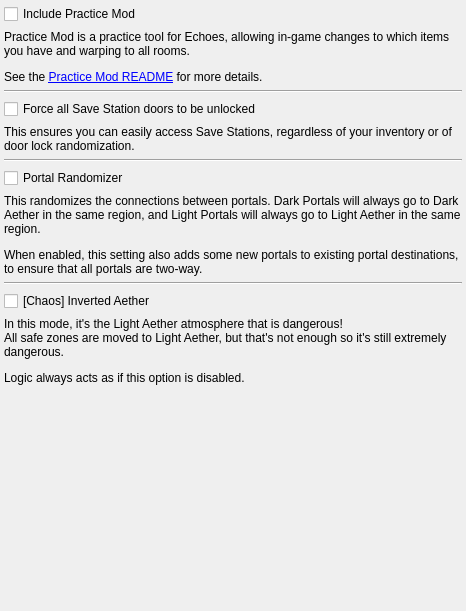
<?xml version="1.0" encoding="UTF-8"?>
<ui version="4.0">
 <class>PresetEchoesOPRPatches</class>
 <widget class="QMainWindow" name="PresetEchoesOPRPatches">
  <property name="geometry">
   <rect>
    <x>0</x>
    <y>0</y>
    <width>466</width>
    <height>611</height>
   </rect>
  </property>
  <property name="windowTitle">
   <string>Other</string>
  </property>
  <widget class="QWidget" name="centralWidget">
   <property name="maximumSize">
    <size>
     <width>16777215</width>
     <height>16777215</height>
    </size>
   </property>
   <layout class="QVBoxLayout" name="verticalLayout">
    <property name="leftMargin">
     <number>4</number>
    </property>
    <property name="topMargin">
     <number>4</number>
    </property>
    <property name="rightMargin">
     <number>4</number>
    </property>
    <property name="bottomMargin">
     <number>4</number>
    </property>
    <item>
     <widget class="QCheckBox" name="include_practice_mod_check">
      <property name="enabled">
       <bool>true</bool>
      </property>
      <property name="text">
       <string>Include Practice Mod</string>
      </property>
     </widget>
    </item>
    <item>
     <widget class="QLabel" name="include_practice_mod_label">
      <property name="sizePolicy">
       <sizepolicy hsizetype="Preferred" vsizetype="Fixed">
        <horstretch>0</horstretch>
        <verstretch>0</verstretch>
       </sizepolicy>
      </property>
      <property name="maximumSize">
       <size>
        <width>16777215</width>
        <height>60</height>
       </size>
      </property>
      <property name="text">
       <string>&lt;html&gt;&lt;head/&gt;&lt;body&gt;&lt;p&gt;Practice Mod is a practice tool for Echoes, allowing in-game changes to which items you have and warping to all rooms.&lt;/p&gt;&lt;p&gt;See the &lt;a href=&quot;https://github.com/MetroidPrimeModding/prime2-practice-mod/blob/main/README.md&quot;&gt;&lt;span style=&quot; text-decoration: underline; color:#0000ff;&quot;&gt;Practice Mod README&lt;/span&gt;&lt;/a&gt; for more details.&lt;/p&gt;&lt;/body&gt;&lt;/html&gt;</string>
      </property>
      <property name="alignment">
       <set>Qt::AlignmentFlag::AlignLeading|Qt::AlignmentFlag::AlignLeft|Qt::AlignmentFlag::AlignTop</set>
      </property>
      <property name="wordWrap">
       <bool>true</bool>
      </property>
      <property name="openExternalLinks">
       <bool>true</bool>
      </property>
     </widget>
    </item>
    <item>
     <widget class="Line" name="save_doors_line">
      <property name="orientation">
       <enum>Qt::Orientation::Horizontal</enum>
      </property>
     </widget>
    </item>
    <item>
     <widget class="QCheckBox" name="save_doors_check">
      <property name="text">
       <string>Force all Save Station doors to be unlocked</string>
      </property>
     </widget>
    </item>
    <item>
     <widget class="QLabel" name="save_doors_label">
      <property name="text">
       <string>This ensures you can easily access Save Stations, regardless of your inventory or of door lock randomization.</string>
      </property>
      <property name="wordWrap">
       <bool>true</bool>
      </property>
     </widget>
    </item>
    <item>
     <widget class="Line" name="portal_rando_line">
      <property name="orientation">
       <enum>Qt::Orientation::Horizontal</enum>
      </property>
     </widget>
    </item>
    <item>
     <widget class="QCheckBox" name="portal_rando_check">
      <property name="text">
       <string>Portal Randomizer</string>
      </property>
     </widget>
    </item>
    <item>
     <widget class="QLabel" name="portal_rando_label">
      <property name="text">
       <string>&lt;html&gt;&lt;head/&gt;&lt;body&gt;&lt;p&gt;This randomizes the connections between portals. Dark Portals will always go to Dark Aether in the same region, and Light Portals will always go to Light Aether in the same region.&lt;/p&gt;&lt;p&gt;When enabled, this setting also adds some new portals to existing portal destinations, to ensure that all portals are two-way.&lt;/p&gt;&lt;/body&gt;&lt;/html&gt;</string>
      </property>
      <property name="wordWrap">
       <bool>true</bool>
      </property>
     </widget>
    </item>
    <item>
     <widget class="Line" name="inverted_line">
      <property name="orientation">
       <enum>Qt::Orientation::Horizontal</enum>
      </property>
     </widget>
    </item>
    <item>
     <widget class="QCheckBox" name="inverted_check">
      <property name="text">
       <string>[Chaos] Inverted Aether</string>
      </property>
     </widget>
    </item>
    <item>
     <widget class="QLabel" name="inverted_label">
      <property name="text">
       <string>&lt;html&gt;&lt;head/&gt;&lt;body&gt;&lt;p&gt;In this mode, it's the Light Aether atmosphere that is dangerous!&lt;br/&gt;All safe zones are moved to Light Aether, but that's not enough so it's still extremely dangerous.&lt;/p&gt;&lt;p&gt;Logic always acts as if this option is disabled.&lt;/p&gt;&lt;/body&gt;&lt;/html&gt;</string>
      </property>
      <property name="alignment">
       <set>Qt::AlignmentFlag::AlignLeading|Qt::AlignmentFlag::AlignLeft|Qt::AlignmentFlag::AlignTop</set>
      </property>
      <property name="wordWrap">
       <bool>true</bool>
      </property>
     </widget>
    </item>
    <item>
     <spacer name="verticalSpacer">
      <property name="orientation">
       <enum>Qt::Orientation::Vertical</enum>
      </property>
      <property name="sizeHint" stdset="0">
       <size>
        <width>20</width>
        <height>40</height>
       </size>
      </property>
     </spacer>
    </item>
   </layout>
  </widget>
 </widget>
 <layoutdefault spacing="6" margin="11"/>
 <resources/>
 <connections/>
</ui>
